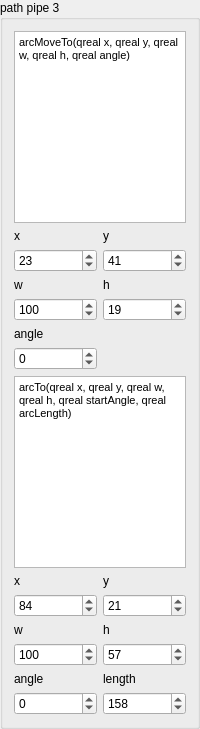
                  <widget class="QGroupBox" name="groupBox_11">
                   <property name="sizePolicy">
                    <sizepolicy hsizetype="Expanding" vsizetype="Expanding">
                     <horstretch>0</horstretch>
                     <verstretch>0</verstretch>
                    </sizepolicy>
                   </property>
                   <property name="maximumSize">
                    <size>
                     <width>200</width>
                     <height>16777215</height>
                    </size>
                   </property>
                   <property name="title">
                    <string>path pipe 3</string>
                   </property>
                   <layout class="QGridLayout" name="gridLayout_27">
                    <item row="5" column="0">
                     <widget class="QLabel" name="label_86">
                      <property name="text">
                       <string>angle</string>
                      </property>
                     </widget>
                    </item>
                    <item row="11" column="0">
                     <widget class="QDoubleSpinBox" name="doubleSpinBox_p32w">
                      <property name="decimals">
                       <number>0</number>
                      </property>
                      <property name="minimum">
                       <double>-500.000000000000000</double>
                      </property>
                      <property name="maximum">
                       <double>500.000000000000000</double>
                      </property>
                      <property name="value">
                       <double>100.000000000000000</double>
                      </property>
                     </widget>
                    </item>
                    <item row="4" column="1">
                     <widget class="QDoubleSpinBox" name="doubleSpinBox_p3_h">
                      <property name="decimals">
                       <number>0</number>
                      </property>
                      <property name="minimum">
                       <double>-500.000000000000000</double>
                      </property>
                      <property name="maximum">
                       <double>500.000000000000000</double>
                      </property>
                      <property name="value">
                       <double>19.000000000000000</double>
                      </property>
                     </widget>
                    </item>
                    <item row="10" column="1">
                     <widget class="QLabel" name="label_80">
                      <property name="text">
                       <string>h</string>
                      </property>
                     </widget>
                    </item>
                    <item row="10" column="0">
                     <widget class="QLabel" name="label_79">
                      <property name="text">
                       <string>w</string>
                      </property>
                     </widget>
                    </item>
                    <item row="11" column="1">
                     <widget class="QDoubleSpinBox" name="doubleSpinBox_p32h">
                      <property name="decimals">
                       <number>0</number>
                      </property>
                      <property name="minimum">
                       <double>-500.000000000000000</double>
                      </property>
                      <property name="maximum">
                       <double>500.000000000000000</double>
                      </property>
                      <property name="value">
                       <double>57.000000000000000</double>
                      </property>
                     </widget>
                    </item>
                    <item row="13" column="0">
                     <widget class="QDoubleSpinBox" name="doubleSpinBox_p32a">
                      <property name="decimals">
                       <number>0</number>
                      </property>
                      <property name="minimum">
                       <double>-500.000000000000000</double>
                      </property>
                      <property name="maximum">
                       <double>500.000000000000000</double>
                      </property>
                     </widget>
                    </item>
                    <item row="7" column="0" colspan="2">
                     <widget class="QTextEdit" name="textEdit_9">
                      <property name="html">
                       <string>&lt;!DOCTYPE HTML PUBLIC &quot;-//W3C//DTD HTML 4.0//EN&quot; &quot;http://www.w3.org/TR/REC-html40/strict.dtd&quot;&gt;
&lt;html&gt;&lt;head&gt;&lt;meta name=&quot;qrichtext&quot; content=&quot;1&quot; /&gt;&lt;style type=&quot;text/css&quot;&gt;
p, li { white-space: pre-wrap; }
&lt;/style&gt;&lt;/head&gt;&lt;body style=&quot; font-family:'MS Shell Dlg 2'; font-size:8.25pt; font-weight:400; font-style:normal;&quot;&gt;
&lt;p style=&quot; margin-top:0px; margin-bottom:0px; margin-left:0px; margin-right:0px; -qt-block-indent:0; text-indent:0px;&quot;&gt;arcTo(qreal x, qreal y, qreal w, qreal h, qreal startAngle, qreal arcLength)&lt;/p&gt;&lt;/body&gt;&lt;/html&gt;</string>
                      </property>
                     </widget>
                    </item>
                    <item row="0" column="0" colspan="2">
                     <widget class="QTextEdit" name="textEdit_10">
                      <property name="html">
                       <string>&lt;!DOCTYPE HTML PUBLIC &quot;-//W3C//DTD HTML 4.0//EN&quot; &quot;http://www.w3.org/TR/REC-html40/strict.dtd&quot;&gt;
&lt;html&gt;&lt;head&gt;&lt;meta name=&quot;qrichtext&quot; content=&quot;1&quot; /&gt;&lt;style type=&quot;text/css&quot;&gt;
p, li { white-space: pre-wrap; }
&lt;/style&gt;&lt;/head&gt;&lt;body style=&quot; font-family:'MS Shell Dlg 2'; font-size:8.25pt; font-weight:400; font-style:normal;&quot;&gt;
&lt;p style=&quot; margin-top:0px; margin-bottom:0px; margin-left:0px; margin-right:0px; -qt-block-indent:0; text-indent:0px;&quot;&gt;arcMoveTo(qreal x, qreal y, qreal w, qreal h, qreal angle)&lt;/p&gt;&lt;/body&gt;&lt;/html&gt;</string>
                      </property>
                     </widget>
                    </item>
                    <item row="3" column="0">
                     <widget class="QLabel" name="label_84">
                      <property name="text">
                       <string>w</string>
                      </property>
                     </widget>
                    </item>
                    <item row="4" column="0">
                     <widget class="QDoubleSpinBox" name="doubleSpinBox_p3_w">
                      <property name="decimals">
                       <number>0</number>
                      </property>
                      <property name="minimum">
                       <double>-500.000000000000000</double>
                      </property>
                      <property name="maximum">
                       <double>500.000000000000000</double>
                      </property>
                      <property name="value">
                       <double>100.000000000000000</double>
                      </property>
                     </widget>
                    </item>
                    <item row="6" column="0">
                     <widget class="QDoubleSpinBox" name="doubleSpinBox_p3_a">
                      <property name="decimals">
                       <number>0</number>
                      </property>
                      <property name="minimum">
                       <double>-500.000000000000000</double>
                      </property>
                      <property name="maximum">
                       <double>500.000000000000000</double>
                      </property>
                     </widget>
                    </item>
                    <item row="3" column="1">
                     <widget class="QLabel" name="label_85">
                      <property name="text">
                       <string>h</string>
                      </property>
                     </widget>
                    </item>
                    <item row="1" column="0">
                     <widget class="QLabel" name="label_76">
                      <property name="text">
                       <string>x</string>
                      </property>
                     </widget>
                    </item>
                    <item row="2" column="0">
                     <widget class="QDoubleSpinBox" name="doubleSpinBox_p3_x">
                      <property name="decimals">
                       <number>0</number>
                      </property>
                      <property name="minimum">
                       <double>-500.000000000000000</double>
                      </property>
                      <property name="maximum">
                       <double>500.000000000000000</double>
                      </property>
                      <property name="value">
                       <double>23.000000000000000</double>
                      </property>
                     </widget>
                    </item>
                    <item row="9" column="1">
                     <widget class="QDoubleSpinBox" name="doubleSpinBox_p32y">
                      <property name="decimals">
                       <number>0</number>
                      </property>
                      <property name="minimum">
                       <double>-500.000000000000000</double>
                      </property>
                      <property name="maximum">
                       <double>500.000000000000000</double>
                      </property>
                      <property name="value">
                       <double>21.000000000000000</double>
                      </property>
                     </widget>
                    </item>
                    <item row="8" column="0">
                     <widget class="QLabel" name="label_77">
                      <property name="text">
                       <string>x</string>
                      </property>
                     </widget>
                    </item>
                    <item row="9" column="0">
                     <widget class="QDoubleSpinBox" name="doubleSpinBox_p32x">
                      <property name="decimals">
                       <number>0</number>
                      </property>
                      <property name="minimum">
                       <double>-500.000000000000000</double>
                      </property>
                      <property name="maximum">
                       <double>500.000000000000000</double>
                      </property>
                      <property name="value">
                       <double>84.000000000000000</double>
                      </property>
                     </widget>
                    </item>
                    <item row="8" column="1">
                     <widget class="QLabel" name="label_78">
                      <property name="text">
                       <string>y</string>
                      </property>
                     </widget>
                    </item>
                    <item row="1" column="1">
                     <widget class="QLabel" name="label_83">
                      <property name="text">
                       <string>y</string>
                      </property>
                     </widget>
                    </item>
                    <item row="2" column="1">
                     <widget class="QDoubleSpinBox" name="doubleSpinBox_p3_y">
                      <property name="decimals">
                       <number>0</number>
                      </property>
                      <property name="minimum">
                       <double>-500.000000000000000</double>
                      </property>
                      <property name="maximum">
                       <double>500.000000000000000</double>
                      </property>
                      <property name="value">
                       <double>41.000000000000000</double>
                      </property>
                     </widget>
                    </item>
                    <item row="12" column="0">
                     <widget class="QLabel" name="label_81">
                      <property name="text">
                       <string>angle</string>
                      </property>
                     </widget>
                    </item>
                    <item row="13" column="1">
                     <widget class="QDoubleSpinBox" name="doubleSpinBox_p32l">
                      <property name="decimals">
                       <number>0</number>
                      </property>
                      <property name="minimum">
                       <double>-500.000000000000000</double>
                      </property>
                      <property name="maximum">
                       <double>500.000000000000000</double>
                      </property>
                      <property name="value">
                       <double>158.000000000000000</double>
                      </property>
                     </widget>
                    </item>
                    <item row="12" column="1">
                     <widget class="QLabel" name="label_82">
                      <property name="text">
                       <string>length</string>
                      </property>
                     </widget>
                    </item>
                   </layout>
                  </widget>
